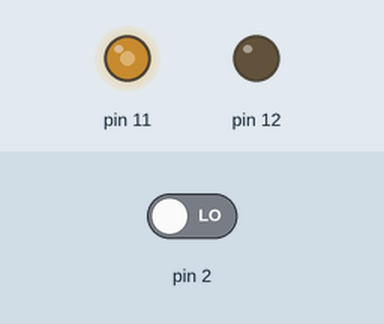
Simulated run of this sketch. Board: Arduino Uno, built with avr-gcc and run on an emulated ATmega328P. Parts: output pins drawn as LEDs (lit = HIGH). Inputs (shaded band) come from the test bench; at power-on: pin 2 LOW.

Above: at 5.5 s.
5.6 s: pin 2 driven HIGH
At 6.36 s:
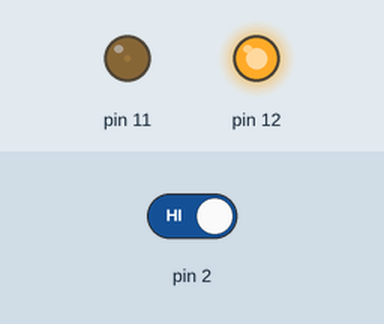
At 6.97 s:
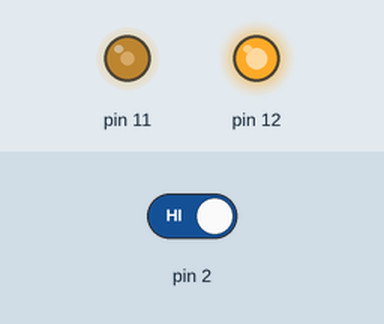
Timing chart, 0 to 15.1 s (numbered marks = the images above; inputs shaded):
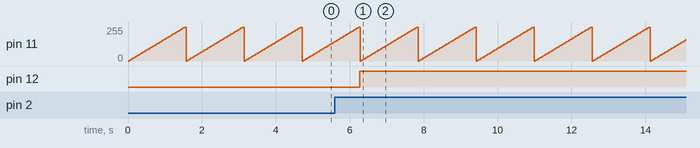

The sketch:

Week9.ino
```cpp
int brightness = 0;
int buttonState = 0;


void setup()
{
  pinMode(12, OUTPUT);
  pinMode(11, OUTPUT);
  pinMode(2, INPUT);
}

void loop()
{
  // timing yellow lED
  for (brightness = 0; brightness <= 255; brightness += 5) {
    analogWrite(11, brightness);
    delay(30);
  }

  // triggering red LED if button is pressed
   buttonState = digitalRead(2);
  if (buttonState == HIGH) {
    digitalWrite(12, HIGH);
  } else {
    digitalWrite(12, LOW);
  }
  delay(10);
}
```

Measured:
- after the input at 5.6 s, pin 12: LOW → HIGH after 0.67 s
- by itself, pin 11: ramps from 0/255 to 255/255 and jumps back, once every 1.6 s
